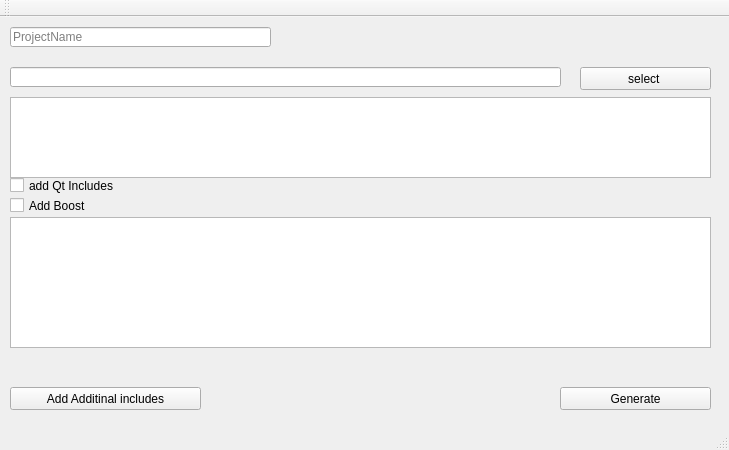
<?xml version="1.0" encoding="UTF-8"?>
<ui version="4.0">
 <class>MainWindow</class>
 <widget class="QMainWindow" name="MainWindow">
  <property name="geometry">
   <rect>
    <x>0</x>
    <y>0</y>
    <width>729</width>
    <height>450</height>
   </rect>
  </property>
  <property name="windowTitle">
   <string>CMakeList gens</string>
  </property>
  <widget class="QWidget" name="centralWidget">
   <widget class="QLineEdit" name="lineEdit">
    <property name="geometry">
     <rect>
      <x>10</x>
      <y>50</y>
      <width>551</width>
      <height>20</height>
     </rect>
    </property>
   </widget>
   <widget class="QTextEdit" name="textEdit">
    <property name="geometry">
     <rect>
      <x>10</x>
      <y>80</y>
      <width>701</width>
      <height>81</height>
     </rect>
    </property>
    <property name="readOnly">
     <bool>true</bool>
    </property>
   </widget>
   <widget class="QPushButton" name="pushButton">
    <property name="geometry">
     <rect>
      <x>580</x>
      <y>50</y>
      <width>131</width>
      <height>23</height>
     </rect>
    </property>
    <property name="text">
     <string>select </string>
    </property>
   </widget>
   <widget class="QLineEdit" name="lineEdit_2">
    <property name="geometry">
     <rect>
      <x>10</x>
      <y>10</y>
      <width>261</width>
      <height>20</height>
     </rect>
    </property>
    <property name="placeholderText">
     <string>ProjectName</string>
    </property>
   </widget>
   <widget class="QPushButton" name="pushButton_2">
    <property name="geometry">
     <rect>
      <x>560</x>
      <y>370</y>
      <width>151</width>
      <height>23</height>
     </rect>
    </property>
    <property name="text">
     <string>Generate</string>
    </property>
   </widget>
   <widget class="QLabel" name="label">
    <property name="geometry">
     <rect>
      <x>10</x>
      <y>330</y>
      <width>541</width>
      <height>16</height>
     </rect>
    </property>
    <property name="text">
     <string/>
    </property>
   </widget>
   <widget class="QCheckBox" name="checkBox">
    <property name="geometry">
     <rect>
      <x>10</x>
      <y>160</y>
      <width>121</width>
      <height>17</height>
     </rect>
    </property>
    <property name="text">
     <string>add Qt Includes</string>
    </property>
   </widget>
   <widget class="QCheckBox" name="checkBox_2">
    <property name="geometry">
     <rect>
      <x>10</x>
      <y>180</y>
      <width>91</width>
      <height>17</height>
     </rect>
    </property>
    <property name="text">
     <string>Add Boost</string>
    </property>
   </widget>
   <widget class="QListWidget" name="listWidget">
    <property name="geometry">
     <rect>
      <x>10</x>
      <y>200</y>
      <width>701</width>
      <height>131</height>
     </rect>
    </property>
   </widget>
   <widget class="QPushButton" name="pushButton_3">
    <property name="geometry">
     <rect>
      <x>10</x>
      <y>370</y>
      <width>191</width>
      <height>23</height>
     </rect>
    </property>
    <property name="text">
     <string>Add Additinal includes</string>
    </property>
   </widget>
  </widget>
  <widget class="QMenuBar" name="menuBar">
   <property name="geometry">
    <rect>
     <x>0</x>
     <y>0</y>
     <width>729</width>
     <height>21</height>
    </rect>
   </property>
  </widget>
  <widget class="QToolBar" name="mainToolBar">
   <attribute name="toolBarArea">
    <enum>TopToolBarArea</enum>
   </attribute>
   <attribute name="toolBarBreak">
    <bool>false</bool>
   </attribute>
  </widget>
  <widget class="QStatusBar" name="statusBar"/>
 </widget>
 <layoutdefault spacing="6" margin="11"/>
 <resources/>
 <connections/>
</ui>
